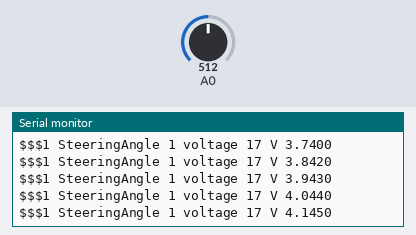
Bench run of a sketch on a simulated Arduino Uno, built with avr-gcc and run on an emulated ATmega328P. On the bench: the last lines printed to the serial monitor. The test bench sets the inputs (shaded band); at power-on: A0 = 512.

Above: at 4.2 s.
4.3 s: A0 set to 309
At 4.35 s:
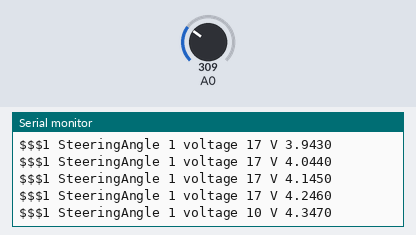
7.3 s: A0 set to 281
At 7.39 s:
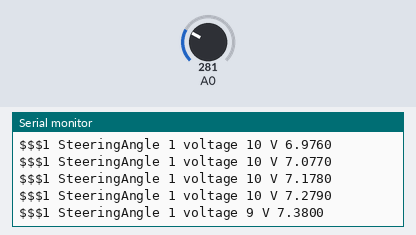
Timing chart, 0 to 9.8 s (numbered marks = the images above; inputs shaded):
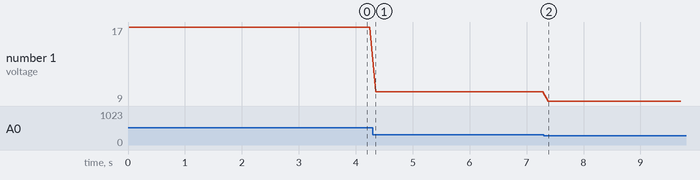

Measured:
- after the input at 4.3 s, the serial monitor: prints a new line after 0.05 s (image 1)
- after the input at 7.3 s, the serial monitor: prints a new line after 0.08 s (image 2)
- plotted number 1: 17 → 10 after the input at 4.3 s, 10 → 9 after the input at 7.3 s

The sketch:

potentiometer.ino
```cpp
void setup()
{
    Serial.begin(9600);
    Serial.println("###Potentiometer Test");
}

void loop() {

    int voltage = analogRead(A0)*(35.0/1023.0);
    Serial.print("$$$1 SteeringAngle 1 voltage ");
    Serial.print(voltage);
    Serial.print(" V ");
    Serial.println(millis()/1000.0, 4);
    delay(100);
}
```
